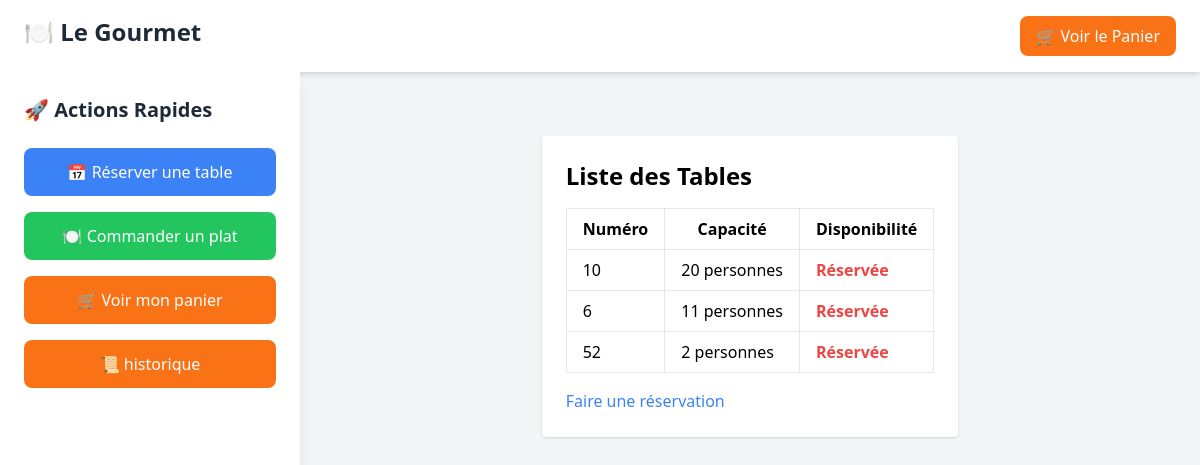
The page /reservation/tables/ (signed in) on the database its author committed.
### reservation/models.py (models this page shows, shortened)
class Table(models.Model):
    numero = models.IntegerField(unique=True, verbose_name="Numéro de table",blank=False)
    capacite = models.IntegerField(verbose_name="Capacité" ,blank=False)
    disponible = models.BooleanField(default=True, verbose_name="Disponible")

### reservation/views.py (the view)
# urls.py: path('tables/', views.liste_tables, name='list_tables'),
@login_required
def liste_tables(request):
    tables = Table.objects.all()
    return render(request, 'reservations/liste_tables.html', {'tables': tables})

### reservation/templates/reservations/liste_tables.html
{% extends 'resto.html' %}
{% block content %}
<div class="max-w-2xl mx-auto mt-10 bg-white p-6 rounded shadow">
    <h1 class="text-2xl font-bold mb-4">Liste des Tables</h1>
    <table class="min-w-full bg-white border border-gray-300">
        <thead>
            <tr>
                <th class="border px-4 py-2">Numéro</th>
                <th class="border px-4 py-2">Capacité</th>
                <th class="border px-4 py-2">Disponibilité</th>
            </tr>
        </thead>
        <tbody>
            {% for table in tables %}
            <tr>
                <td class="border px-4 py-2">{{ table.numero }}</td>
                <td class="border px-4 py-2">{{ table.capacite }} personnes</td>
                <td class="border px-4 py-2">
                    {% if table.disponible %}
                        <span class="text-green-500 font-bold">Disponible</span>
                    {% else %}
                        <span class="text-red-500 font-bold">Réservée</span>
                    {% endif %}
                </td>
            </tr>
            {% endfor %}
        </tbody>
    </table>
    <a href="{% url 'reservation_create' %}" class="text-blue-500 hover:underline mt-4 block">Faire une réservation</a>
</div>
{% endblock %}

### rows shown on the page
Table: numero "10", capacite "20", disponible "Réservée"
Table: numero "6", capacite "11", disponible "Réservée"
Table: numero "52", capacite "2", disponible "Réservée"
